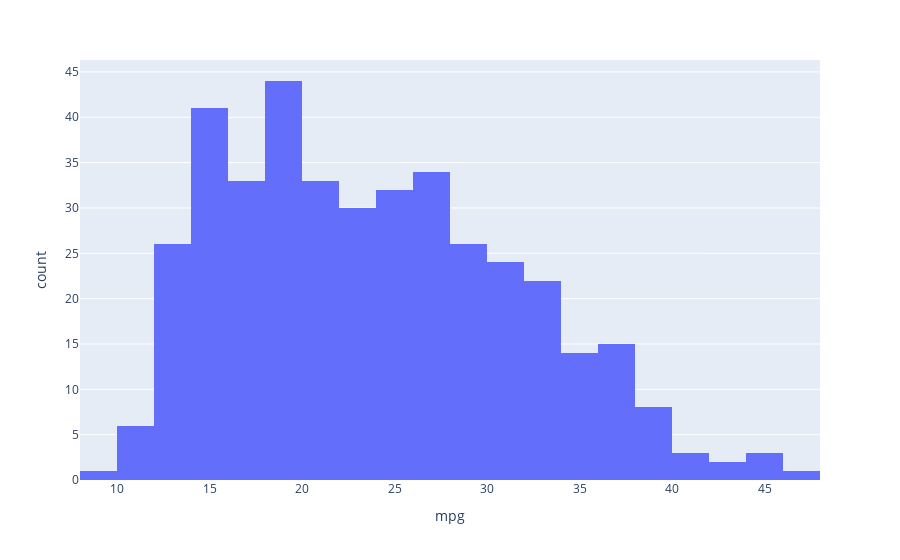

Notebook code for this chart:
### Code cell
px.histogram(mpg, x= "mpg")

### Figure 1 — Plotly figure (JSON) as saved in the notebook; plotly's stock layout.template omitted (floating-point values rounded to 4 significant figures; data arrays with more than 128 entries replaced by an {"elided": "..."} marker saying what was removed)
{"data": [{"alignmentgroup": "True", "bingroup": "x", "hovertemplate": "mpg=%{x}<br>count=%{y}<extra></extra>", "legendgroup": "", "marker": {"color": "#636efa", "pattern": {"shape": ""}}, "name": "", "offsetgroup": "", "orientation": "v", "showlegend": false, "type": "histogram", "x": {"elided": "398 float values"}, "xaxis": "x", "yaxis": "y"}], "layout": {"autosize": true, "barmode": "relative", "legend": {"tracegroupgap": 0}, "margin": {"t": 60}, "xaxis": {"anchor": "y", "autorange": true, "domain": [0, 1], "range": [8, 48], "title": {"text": "mpg"}, "type": "linear"}, "yaxis": {"anchor": "x", "autorange": true, "domain": [0, 1], "range": [0, 46.32], "title": {"text": "count"}}}}
